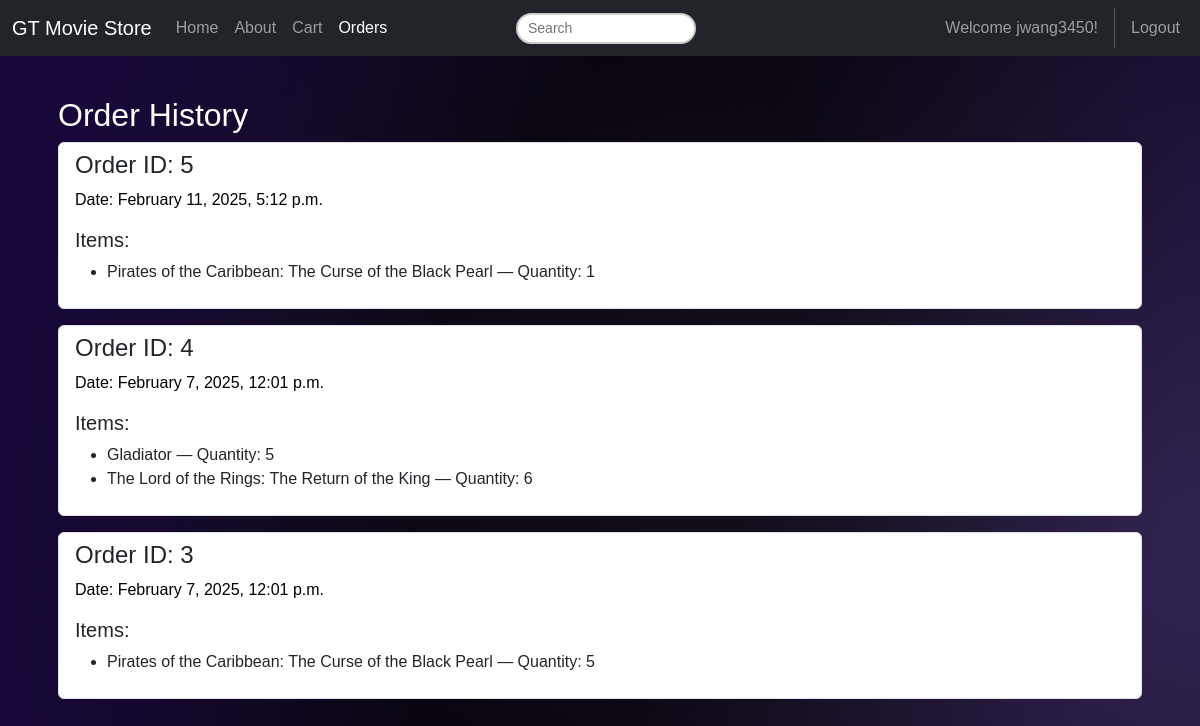
The page /cart/orders/ (signed in) on the database its author committed.
### dashboard/models.py (models this page shows, shortened)
class Order(models.Model):
    id = models.AutoField(primary_key=True)
    date = models.DateTimeField(auto_now_add=True)
    user = models.ForeignKey(User, on_delete=models.CASCADE)
    def __str__(self):
        return str(self.id) + ' - ' + str(self.user.username)

class OrderItem(models.Model):
    id = models.AutoField(primary_key=True)
    order = models.ForeignKey(Order, on_delete=models.CASCADE)
    movie = models.ForeignKey(Movie, on_delete=models.CASCADE)
    quantity = models.IntegerField(default=1)

class Movie(models.Model):
    id = models.AutoField(primary_key=True)
    title = models.CharField(max_length=100)
    description = models.TextField()
    image = models.ImageField(upload_to=movie_image_path)
    release_date = models.DateField()
    price = 16

### cart/views.py (the view)
# urls.py: path('orders/', views.orders, name='cart.orders'),
@login_required
def orders(request):
    user_orders = Order.objects.filter(user=request.user).order_by('-date')
    print(user_orders)
    return render(request, 'cart/orders.html', {'orders': user_orders})

### cart/templates/cart/orders.html
{% extends 'base.html' %}
{% block content %}
<div class="p-3">
  <h2
    style="color:white"
  >Order History</h2>
  {% if orders %}
    <div class="list-group">
      {% for order in orders %}
      <div class="list-group-item mb-3 border rounded">
        <h4>Order ID: {{ order.id }}</h4>
        <p
                style="color: black"
        >Date: {{ order.date|date:"F j, Y, g:i a" }}</p>
        <h5>Items:</h5>
        <ul>
          {% for item in order.orderitem_set.all %}
          <li>{{ item.movie.title }} — Quantity: {{ item.quantity }}</li>
          {% endfor %}
        </ul>
      </div>
      {% endfor %}
    </div>
  {% else %}
    <p>No previous orders found.</p>
  {% endif %}
</div>
{% endblock content %}

### templates/navbar.html (shortened to what this page needs)
<nav class="navbar navbar-expand-lg navbar-dark bg-dark">
    <div class="container-fluid">
        <a class="navbar-brand" href="/">GT Movie Store</a>
        <div class="collapse navbar-collapse" id="navbarNav">
            <ul class="navbar-nav me-auto">
                <li class="nav-item">
                    <a class="nav-link {% if request.path == '/' %}active{% endif %}" aria-current="page" href="/">Home</a>
                </li>
                <li class="nav-item">
                    <a class="nav-link {% if request.path == '/about/' %}active{% endif %}" href="/about">About</a>
                </li>
                <li class="nav-item">
                    <a class="nav-link {% if request.path == '/cart/' %}active{% endif %}"
              href="{% url 'cart.index' %}">Cart</a>
                </li>
                <li class="nav-item">
                    <a class="nav-link {% if request.path == '/cart/orders/' %}active{% endif %}
                    {% if not user.is_authenticated %} disabled {% endif %}" href="{% url 'cart.orders' %}">Orders</a>
                </li>
            </ul>
            <ul class="navbar-nav me-auto">
                <li class="nav-item">
                <form method="GET" action="{% url 'search' %}">
                    <div class="input-group" style="margin:0 auto">
                        <input class="rounded-search"  type="search" name = "search-input"   placeholder="Search" aria-label="Search" aria-describedby="search-addon"/>
                    </div>
                </form>
                </li>
            </ul>
            <ul class="navbar-nav ms-auto">
               {% if user.is_authenticated %}
                <a class="nav-link">Welcome {{ user.username }}!</a>
                <a class="nav-link" href="{% url 'accounts.logout' %}">Logout</a>
                {% endif %}
            </ul>
        </div>
    </div>
</nav>

### templates/base.html (style rules this page uses)
body { font-family: Arial, sans-serif; background: radial-gradient(circle at 100% 70%, rgba(255, 255, 255, 0.1) 5%, rgba(0, 0, 0, 0.4) 60%, #170839 90%), radial-gradient(circle at 0% 30%, rgba(255, 255, 255, 0.1) 5%, rgba(0, 0, 0, 0.4) 60%, #170839 90%), #0e031e; background-attachment: fixed; min-height: 100vh; margin: 0; }
nav { color: white; padding: 1rem; text-align: center; }
@media (min-width: 700px) { p { font-size: 100%; color: white; } }
.input-group { border-radius: 10px; border: none; outline: none; justify-content: center; }
.rounded-search { border-radius: 25px; padding: 3px 10px; font-size: 14px; border: 2px solid #ccc; outline: none; transition: all .3s ease; width: 180px; }

### rows shown on the page
Order: id "5", date "February 11, 2025, 5:12 p.m."
OrderItem: movie "Pirates of the Caribbean: The Curse of the Black Pearl", quantity "1"
Order: id "4", date "February 7, 2025, 12:01 p.m."
OrderItem: movie "Gladiator", quantity "5"
OrderItem: movie "The Lord of the Rings: The Return of the King", quantity "6"
Order: id "3", date "February 7, 2025, 12:01 p.m."
OrderItem: movie "Pirates of the Caribbean: The Curse of the Black Pearl", quantity "5"

### other values the page prints
{{ user.username }} "jwang3450"
